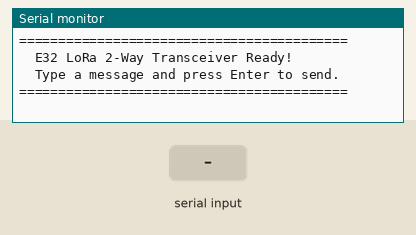
Simulated run of this sketch. Board: ESP32. Shown: the last lines printed to the serial monitor. Inputs (shaded band) come from the test bench.

Above: at 2.2 s.
2.3 s: "1\n" received over Serial
At 2.9 s:
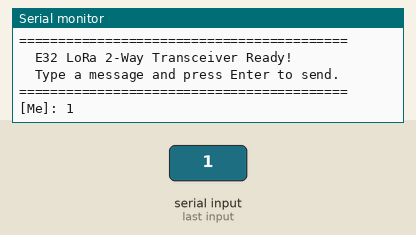
3.8 s: "1\n" received over the second serial link
At 5.0 s:
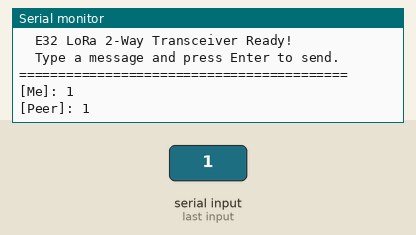
5.3 s: "0\n" received over Serial
At 6.4 s:
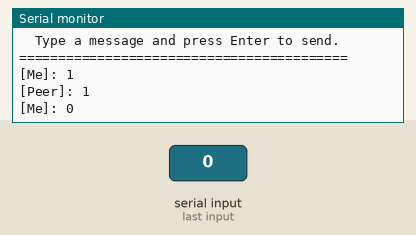
6.8 s: "0\n" received over the second serial link
At 7.5 s:
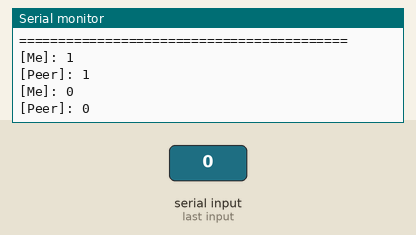

The sketch:

communicate.ino
```cpp
#include <HardwareSerial.h>

#define PIN_RX2 16  // ESP32 RX2 -> E32 TXD
#define PIN_TX2 17  // ESP32 TX2 -> E32 RXD

HardwareSerial LoRaSerial(2); // Hardware UART2

void setup() {
  // USB Serial Monitor connection to PC
  Serial.begin(115200);
  delay(1000);

  // Hardware Serial connection to LoRa module (9600 baud default)
  LoRaSerial.begin(9600, SERIAL_8N1, PIN_RX2, PIN_TX2);

  Serial.println("==========================================");
  Serial.println("  E32 LoRa 2-Way Transceiver Ready!       ");
  Serial.println("  Type a message and press Enter to send. ");
  Serial.println("==========================================");
}

void loop() {
  // 1. TRANSMIT: Check if user typed anything into the Serial Monitor
  if (Serial.available() > 0) {
    String outboundMessage = Serial.readStringUntil('\n');
    outboundMessage.trim(); // Clean up trailing whitespace/newlines

    if (outboundMessage.length() > 0) {
      // Send the string over LoRa UART with a newline delimiter
      LoRaSerial.println(outboundMessage);

      // Echo what was sent on local monitor
      Serial.print("[Me]: ");
      Serial.println(outboundMessage);
    }
  }

  // 2. RECEIVE: Check if data arrived wirelessly from the other LoRa module
  if (LoRaSerial.available() > 0) {
    String inboundMessage = LoRaSerial.readStringUntil('\n');
    inboundMessage.trim();

    if (inboundMessage.length() > 0) {
      // Display received wireless message
      Serial.print("[Peer]: ");
      Serial.println(inboundMessage);
    }
  }
}
```

Measured:
- after the input at 2.3 s, the serial monitor: prints a new line at once (image 1)
- after the input at 3.8 s, the serial monitor: prints a new line at once (image 2)
- after the input at 5.3 s, the serial monitor: prints a new line at once (image 3)
- after the input at 6.8 s, the serial monitor: prints a new line at once (image 4)
